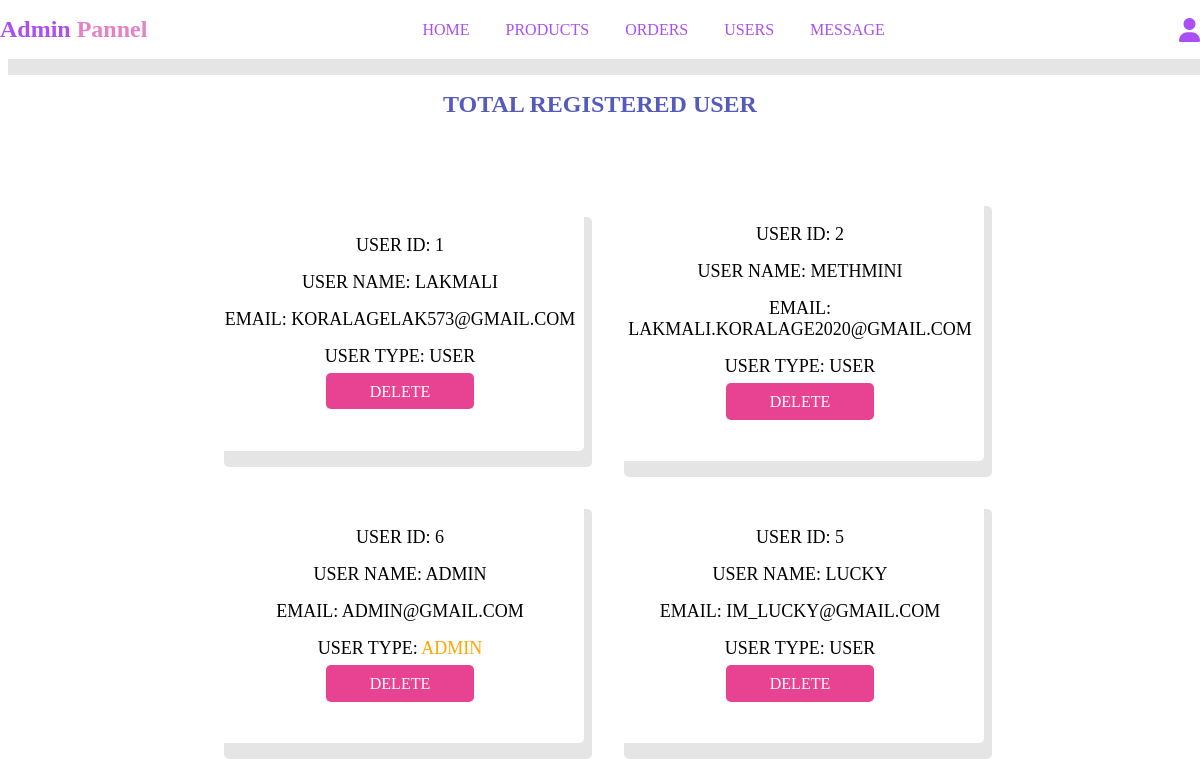
Before: /admin_users.php (signed in) with the older database file.
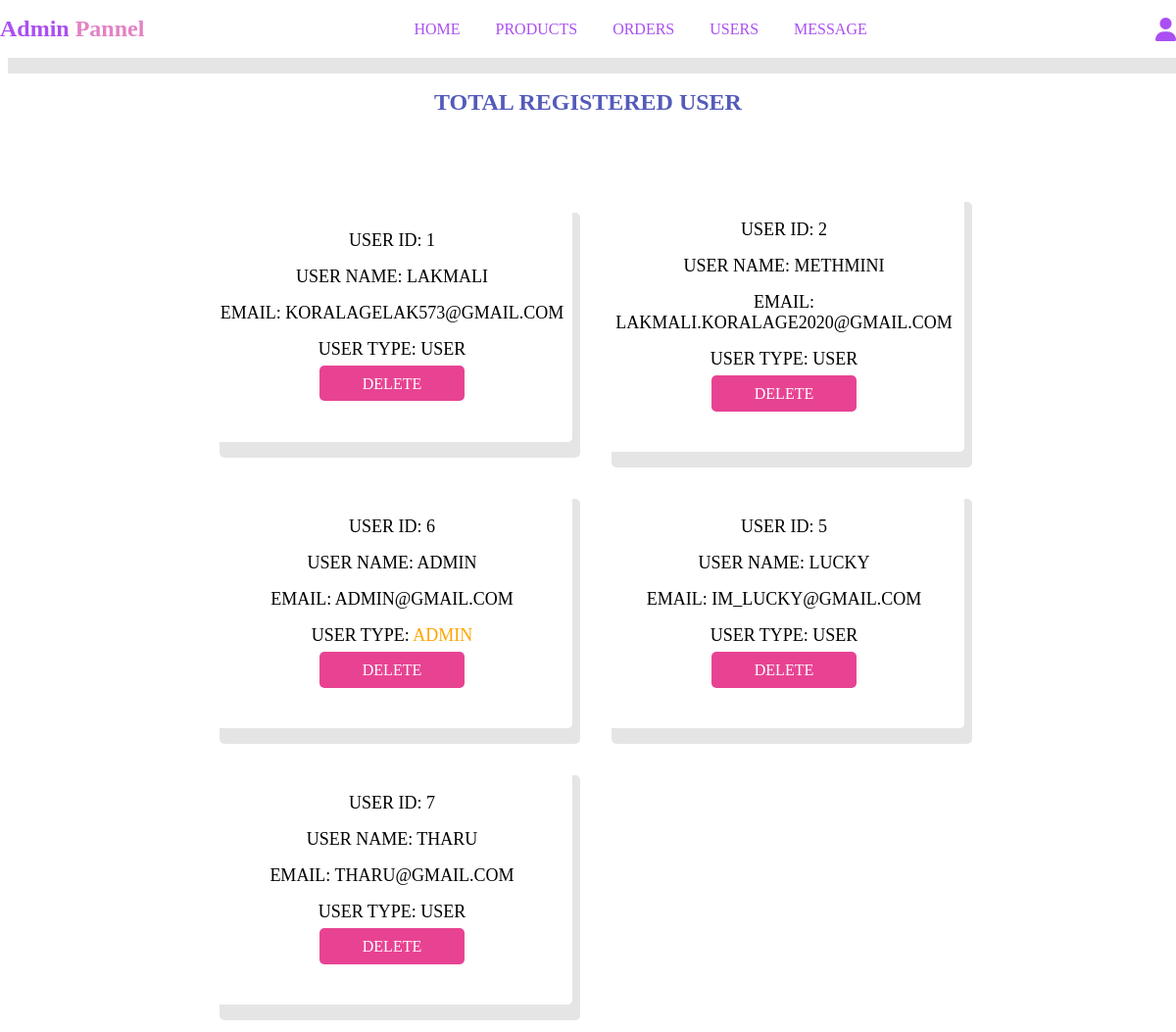
After: the same page with the newer database file.
### tables this page shows
CREATE TABLE IF NOT EXISTS `users` (
  `id` int(100) NOT NULL AUTO_INCREMENT,
  `name` varchar(255) NOT NULL,
  `email` varchar(255) NOT NULL,
  `password` varchar(255) NOT NULL,
  `user_type` varchar(255) NOT NULL DEFAULT 'user',
  PRIMARY KEY (`id`)
);

### admin_users.php (the view, shortened to what this page needs)
<?php
include 'connection.php';
?>
<!DOCTYPE html>
<html lang="en">
<head>
    <link rel="stylesheet" href="https://cdnjs.cloudflare.com/ajax/libs/font-awesome/6.5.1/css/all.min.css" />
    <link rel="stylesheet" type="text/css" href="style.css">
</head>
<body>
    <?php include 'admin_header.php'; ?>
    <section class="user-container">
        <h1 class="title">total registered user</h1>
        <div class="box-container">
        <?php
            $select_users = mysqli_query($conn, "SELECT * FROM `users`") or die('query failed 1');
            if (mysqli_num_rows($select_users) > 0) {
                while ($fetch_users = mysqli_fetch_assoc($select_users)) {
            ?>
            <div class="box">
               <p>user id: <span><?php echo $fetch_users['id']; ?></span></p>
               <p>user name: <span><?php echo $fetch_users['name']; ?></span></p>
               <p>email: <span><?php echo $fetch_users['email']; ?></span></p>
               <p>user type: <span style="color:<?php  if($fetch_users['user_type']=='admin'){echo 'orange';}; ?>"><?php echo $fetch_users['user_type']; ?></span></p>
               <a href="admin_users.php?delete=<?php echo $fetch_users['id']; ?>" class="delete"
                            onclick="return confirm('delete this')">delete</a>
            </div>
            <?php
                }
            }
            ?>
        </div>
    </section>
</body>
</html>

Changed rows visible on the page:
added users: id "7", name "THARU", email "THARU@GMAIL.COM", user_type "USER"
